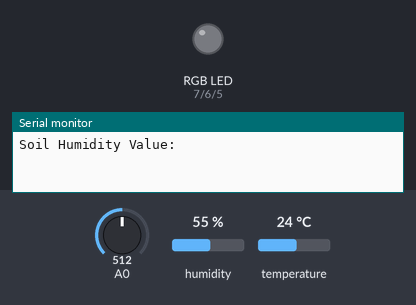
Recording of a sketch running on a simulated Arduino Uno, built with avr-gcc and run on an emulated ATmega328P. Parts: an RGB LED mixed from three pins (HIGH = lit), the last lines printed to the serial monitor. Inputs (shaded band) come from the test bench; at power-on: A0 = 512, humidity 55 %, temperature 24 °C. The modem accepts every AT command (registered, SIM ready, sends succeed) and sends nothing else.

Above: at 0.01 s.
At 2.2 s:
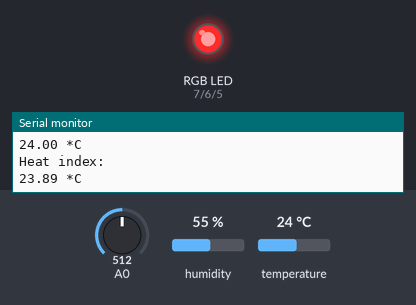
At 35.6 s:
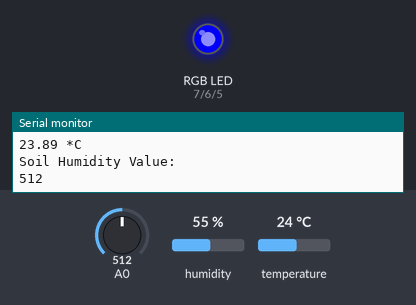
Timing chart, 0 to 37.1 s (numbered marks = the images above):
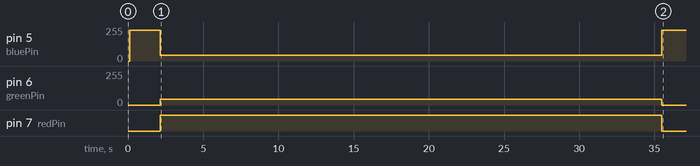

The sketch:

arduinocode.ino
```cpp
#include <SoftwareSerial.h>
#include <DHT.h>
#include "DHT.h"
#define DHTPIN 4
#define DHTTYPE DHT11
DHT dht(DHTPIN, DHTTYPE);

SoftwareSerial espSerial(2, 3); // RX, TX
//Crossover the RX/TX so Arduinos RX (2) goes to ESP TX.

const int redPin = 7; //  ~D2
const int greenPin = 6; // ~D6
const int bluePin = 5; // ~D5

void setup() {
  String hello[] = {"AT", "AT+CWMODE=1", "AT+CWJAP=\"*SSID HERE*\",\"*PASSWORD*\"", "AT+CIFSR"};
  Serial.begin(9600);
  soil();
  rhtemp();
  pinMode(redPin, OUTPUT);
  pinMode(greenPin, OUTPUT);
  pinMode(bluePin, OUTPUT);
  // color while waiting to connect
  analogWrite(redPin, 280);
  analogWrite(greenPin, 300);
  analogWrite(bluePin, 300);

  set_esp8266_baud_rate(9600);
  espSerial.begin(9600);
  dht.begin();
  for (int n =0; n != 5; n++){
    espSerial.println(hello[n]);
    delay(5000);
  }
  delay(1000);
  up();
}
void loop() {
  if (espSerial.available()) {
    Serial.write(espSerial.read());
  }
  if (Serial.available()) {
    espSerial.write(Serial.read());
  }
}
String soil(){
  Serial.println("Soil Humidity Value:");
  int v = analogRead(A0);
  Serial.println(v, DEC);
  delay(100);
  if(0>= 125){
    analogWrite(redPin, 3000);
    analogWrite(greenPin, 0);
    analogWrite(bluePin, 0);
  }
  if (v>=250){
    analogWrite(redPin, 0);
    analogWrite(greenPin, 0);
    analogWrite(bluePin, 1000);
  }
  return String(v);
}

String rhtemp(){
  // Wait a few seconds between measurements.
  delay(2000);
  float h = dht.readHumidity();
  float t = dht.readTemperature();
  float f = dht.readTemperature(true);
  if (isnan(h) || isnan(t) || isnan(f)) {
    Serial.println("Failed to read from DHT sensor!");
    return "";
  }
  float hif = dht.computeHeatIndex(f, h);
  float hic = dht.computeHeatIndex(t, h, false);
  Serial.println("Room Humidity: ");
  Serial.println(String (h) + " %\t");
  Serial.println("Temperature: ");
  Serial.println(String(t) + " *C ");
  Serial.println("Heat index: ");
  Serial.println(String(hic)+ " *C ");
  return "&room_hum=" + String(h) + "&temp=" + String(t);
}

void set_esp8266_baud_rate(long int baud_rate){
  long int baud_rate_array[] = {1200,2400,4800,9600,19200,38400,57600,74880,115200,230400};
  int i, j, pause=10;
  String response;

  Serial.println("Setting ESP8266 baud rate...");
  for (j=0; j<5; j++){
    for (int i=0; i<10; i++){
      espSerial.begin(baud_rate_array[i]);
      espSerial.print("AT\r\n");
      delay(pause);
      if (espSerial.available()) {
        response=espSerial.readString();
        response.trim();
        if (response.endsWith("OK")) {
          espSerial.print("AT+UART_CUR=");
          espSerial.print(baud_rate);
          espSerial.println(",8,1,0,0");
          delay(pause);
          if (espSerial.available()) {
            response=espSerial.readString();
          }
          espSerial.begin(9600);
          delay(pause);
          espSerial.println("AT");
          delay(pause);
          if (espSerial.available()) {
            response=espSerial.readString();
            response.trim();
            if (response.endsWith("OK"))
              break;
            else {
              Serial.println("Trying again...");
            }
          }
          else {
            Serial.println("Trying again...");
          }
        }
      }
    }
    if (response.endsWith("OK"))
      break;
  }
  espSerial.begin(9600);
  delay(pause);
  espSerial.println("AT");
  delay(pause);
  if (espSerial.available()) {
    response=espSerial.readString();
    response.trim();
    if (response.endsWith("OK")) {
      Serial.print("\r\nBaud rate is now 9600");
    }
    else {
      Serial.println("Sorry - could not set baud rate");
      Serial.println("Try powering off and on again");
      Serial.println("Don't try to use 115200");
    }
  }
}

void up(){
  delay(1000);
  String server = "SERVER_IP";
  String uri = "/add.php";
  String data = "humidity=" + soil()+ rhtemp();
  espSerial.println("AT+CIPSTART=\"TCP\",\"" + server + "\",80");//start a TCP connection.
  delay(1000);
  String postRequest =
      "POST " + uri + " HTTP/1.0\r\n" +
      "Host: " + server + "\r\n" +
        "Accept: *" + "/" + "*\r\n" +
        "Content-Length: " + data.length() + "\r\n" +
        "Content-Type: application/x-www-form-urlencoded\r\n" +
        "\r\n" + data;

  String sendCmd = "AT+CIPSEND=";
  espSerial.print(sendCmd);
  espSerial.println(postRequest.length() );
  delay(500);
  espSerial.print(postRequest);
  Serial.println("Packet sent");
  while (espSerial.available()) {
    String tmpResp = espSerial.readString();
    Serial.println(tmpResp);
  }
}
```
